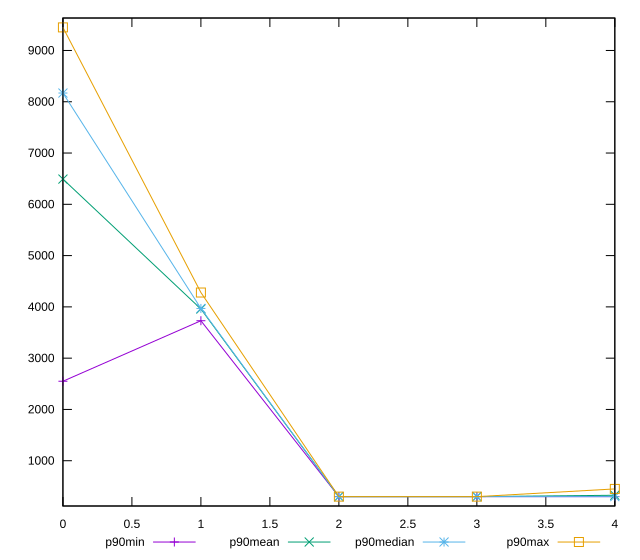

Write gnuplot code to recreate this figure.
reset

$p90Min <<EOF
0 2550
1 3730
2 300
3 300
4 300
EOF

$p90Mean <<EOF
0 6491.978021978022
1 3958.5714285714284
2 300
3 300
4 326.3736263736264
EOF

$p90Median <<EOF
0 8170
1 3970
2 300
3 300
4 300
EOF

$p90Max <<EOF
0 9450
1 4280
2 300
3 300
4 450
EOF

set key outside below
set xrange [0:4]
set yrange [117:9633]
set trange [117:9633]
set terminal svg size 640, 560 enhanced background rgb 'white'
set output "report_00009_2021-02-08T22-37-41.559Z/uses-text-compression/progression/value.svg"

plot $p90Min title "p90min" with linespoints, \
     $p90Mean title "p90mean" with linespoints, \
     $p90Median title "p90median" with linespoints, \
     $p90Max title "p90max" with linespoints

reset
